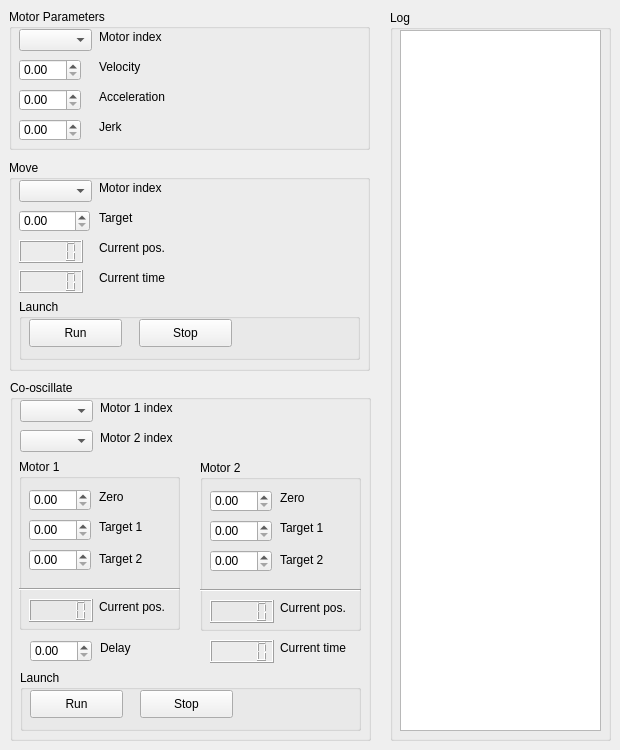
    <widget class="QWidget" name="motor_tab">
     <attribute name="title">
      <string>Crystal Stage Motors</string>
     </attribute>
     <widget class="QGroupBox" name="motor_parameter_box">
      <property name="geometry">
       <rect>
        <x>9</x>
        <y>9</y>
        <width>361</width>
        <height>141</height>
       </rect>
      </property>
      <property name="title">
       <string>Motor Parameters</string>
      </property>
      <widget class="QComboBox" name="param_motor_index">
       <property name="geometry">
        <rect>
         <x>10</x>
         <y>20</y>
         <width>73</width>
         <height>22</height>
        </rect>
       </property>
      </widget>
      <widget class="QDoubleSpinBox" name="param_velocity_spin">
       <property name="geometry">
        <rect>
         <x>10</x>
         <y>50</y>
         <width>62</width>
         <height>22</height>
        </rect>
       </property>
      </widget>
      <widget class="QDoubleSpinBox" name="param_accel_spin">
       <property name="geometry">
        <rect>
         <x>10</x>
         <y>80</y>
         <width>62</width>
         <height>22</height>
        </rect>
       </property>
      </widget>
      <widget class="QDoubleSpinBox" name="param_jerk_spin">
       <property name="geometry">
        <rect>
         <x>10</x>
         <y>110</y>
         <width>62</width>
         <height>22</height>
        </rect>
       </property>
      </widget>
      <widget class="QLabel" name="label_71">
       <property name="geometry">
        <rect>
         <x>90</x>
         <y>20</y>
         <width>81</width>
         <height>16</height>
        </rect>
       </property>
       <property name="text">
        <string>Motor index</string>
       </property>
      </widget>
      <widget class="QLabel" name="label_72">
       <property name="geometry">
        <rect>
         <x>90</x>
         <y>50</y>
         <width>55</width>
         <height>16</height>
        </rect>
       </property>
       <property name="text">
        <string>Velocity</string>
       </property>
      </widget>
      <widget class="QLabel" name="label_73">
       <property name="geometry">
        <rect>
         <x>90</x>
         <y>80</y>
         <width>81</width>
         <height>16</height>
        </rect>
       </property>
       <property name="text">
        <string>Acceleration</string>
       </property>
      </widget>
      <widget class="QLabel" name="label_74">
       <property name="geometry">
        <rect>
         <x>90</x>
         <y>110</y>
         <width>55</width>
         <height>16</height>
        </rect>
       </property>
       <property name="text">
        <string>Jerk</string>
       </property>
      </widget>
     </widget>
     <widget class="QGroupBox" name="motor_move_box">
      <property name="geometry">
       <rect>
        <x>9</x>
        <y>160</y>
        <width>361</width>
        <height>211</height>
       </rect>
      </property>
      <property name="title">
       <string>Move</string>
      </property>
      <widget class="QComboBox" name="motor_move_index_spin">
       <property name="geometry">
        <rect>
         <x>10</x>
         <y>20</y>
         <width>73</width>
         <height>22</height>
        </rect>
       </property>
      </widget>
      <widget class="QDoubleSpinBox" name="move_target_spin">
       <property name="geometry">
        <rect>
         <x>10</x>
         <y>50</y>
         <width>71</width>
         <height>22</height>
        </rect>
       </property>
      </widget>
      <widget class="QLCDNumber" name="move_current_pos_readout">
       <property name="geometry">
        <rect>
         <x>10</x>
         <y>80</y>
         <width>64</width>
         <height>23</height>
        </rect>
       </property>
      </widget>
      <widget class="QLCDNumber" name="move_current_time_readout">
       <property name="geometry">
        <rect>
         <x>10</x>
         <y>110</y>
         <width>64</width>
         <height>23</height>
        </rect>
       </property>
      </widget>
      <widget class="QGroupBox" name="move_launch_box">
       <property name="geometry">
        <rect>
         <x>10</x>
         <y>139</y>
         <width>341</width>
         <height>61</height>
        </rect>
       </property>
       <property name="title">
        <string>Launch</string>
       </property>
       <widget class="QPushButton" name="move_run_button">
        <property name="geometry">
         <rect>
          <x>10</x>
          <y>20</y>
          <width>93</width>
          <height>28</height>
         </rect>
        </property>
        <property name="text">
         <string>Run</string>
        </property>
       </widget>
       <widget class="QPushButton" name="move_stop_button">
        <property name="geometry">
         <rect>
          <x>120</x>
          <y>20</y>
          <width>93</width>
          <height>28</height>
         </rect>
        </property>
        <property name="text">
         <string>Stop</string>
        </property>
       </widget>
      </widget>
      <widget class="QLabel" name="label_60">
       <property name="geometry">
        <rect>
         <x>90</x>
         <y>20</y>
         <width>71</width>
         <height>16</height>
        </rect>
       </property>
       <property name="text">
        <string>Motor index</string>
       </property>
      </widget>
      <widget class="QLabel" name="label_61">
       <property name="geometry">
        <rect>
         <x>90</x>
         <y>50</y>
         <width>55</width>
         <height>16</height>
        </rect>
       </property>
       <property name="text">
        <string>Target</string>
       </property>
      </widget>
      <widget class="QLabel" name="label_63">
       <property name="geometry">
        <rect>
         <x>90</x>
         <y>80</y>
         <width>91</width>
         <height>16</height>
        </rect>
       </property>
       <property name="text">
        <string>Current pos.</string>
       </property>
      </widget>
      <widget class="QLabel" name="label_64">
       <property name="geometry">
        <rect>
         <x>90</x>
         <y>110</y>
         <width>81</width>
         <height>16</height>
        </rect>
       </property>
       <property name="text">
        <string>Current time</string>
       </property>
      </widget>
     </widget>
     <widget class="QGroupBox" name="motor_cooscillate_box">
      <property name="geometry">
       <rect>
        <x>10</x>
        <y>380</y>
        <width>361</width>
        <height>361</height>
       </rect>
      </property>
      <property name="title">
       <string>Co-oscillate</string>
      </property>
      <widget class="QComboBox" name="motor_1_index_spin">
       <property name="geometry">
        <rect>
         <x>10</x>
         <y>20</y>
         <width>73</width>
         <height>22</height>
        </rect>
       </property>
      </widget>
      <widget class="QComboBox" name="motor_2_index_spin">
       <property name="geometry">
        <rect>
         <x>10</x>
         <y>50</y>
         <width>73</width>
         <height>22</height>
        </rect>
       </property>
      </widget>
      <widget class="QGroupBox" name="motor_1_box">
       <property name="geometry">
        <rect>
         <x>9</x>
         <y>79</y>
         <width>161</width>
         <height>171</height>
        </rect>
       </property>
       <property name="title">
        <string>Motor 1</string>
       </property>
       <widget class="QDoubleSpinBox" name="coosc_m1_zero">
        <property name="geometry">
         <rect>
          <x>10</x>
          <y>30</y>
          <width>62</width>
          <height>22</height>
         </rect>
        </property>
       </widget>
       <widget class="QDoubleSpinBox" name="coosc_m1_target1">
        <property name="geometry">
         <rect>
          <x>10</x>
          <y>60</y>
          <width>62</width>
          <height>22</height>
         </rect>
        </property>
       </widget>
       <widget class="QDoubleSpinBox" name="coosc_m1_target2">
        <property name="geometry">
         <rect>
          <x>10</x>
          <y>90</y>
          <width>62</width>
          <height>22</height>
         </rect>
        </property>
       </widget>
       <widget class="QLCDNumber" name="coosc_m1_current_pos">
        <property name="geometry">
         <rect>
          <x>10</x>
          <y>140</y>
          <width>64</width>
          <height>23</height>
         </rect>
        </property>
       </widget>
       <widget class="Line" name="line_2">
        <property name="geometry">
         <rect>
          <x>0</x>
          <y>120</y>
          <width>161</width>
          <height>20</height>
         </rect>
        </property>
        <property name="orientation">
         <enum>Qt::Horizontal</enum>
        </property>
       </widget>
       <widget class="QLabel" name="label_40">
        <property name="geometry">
         <rect>
          <x>80</x>
          <y>30</y>
          <width>55</width>
          <height>16</height>
         </rect>
        </property>
        <property name="text">
         <string>Zero</string>
        </property>
       </widget>
       <widget class="QLabel" name="label_47">
        <property name="geometry">
         <rect>
          <x>80</x>
          <y>60</y>
          <width>55</width>
          <height>16</height>
         </rect>
        </property>
        <property name="text">
         <string>Target 1</string>
        </property>
       </widget>
       <widget class="QLabel" name="label_48">
        <property name="geometry">
         <rect>
          <x>80</x>
          <y>90</y>
          <width>51</width>
          <height>20</height>
         </rect>
        </property>
        <property name="text">
         <string>Target 2</string>
        </property>
       </widget>
       <widget class="QLabel" name="label_57">
        <property name="geometry">
         <rect>
          <x>80</x>
          <y>140</y>
          <width>81</width>
          <height>16</height>
         </rect>
        </property>
        <property name="text">
         <string>Current pos.</string>
        </property>
       </widget>
      </widget>
      <widget class="QGroupBox" name="motor_2_box">
       <property name="geometry">
        <rect>
         <x>190</x>
         <y>80</y>
         <width>161</width>
         <height>171</height>
        </rect>
       </property>
       <property name="title">
        <string>Motor 2</string>
       </property>
       <widget class="QDoubleSpinBox" name="coosc_m2_zero">
        <property name="geometry">
         <rect>
          <x>10</x>
          <y>30</y>
          <width>62</width>
          <height>22</height>
         </rect>
        </property>
       </widget>
       <widget class="QDoubleSpinBox" name="coosc_m2_target1">
        <property name="geometry">
         <rect>
          <x>10</x>
          <y>60</y>
          <width>62</width>
          <height>22</height>
         </rect>
        </property>
       </widget>
       <widget class="QDoubleSpinBox" name="coosc_m2_target2">
        <property name="geometry">
         <rect>
          <x>10</x>
          <y>90</y>
          <width>62</width>
          <height>22</height>
         </rect>
        </property>
       </widget>
       <widget class="QLCDNumber" name="coosc_m2_current_pos">
        <property name="geometry">
         <rect>
          <x>10</x>
          <y>140</y>
          <width>64</width>
          <height>23</height>
         </rect>
        </property>
       </widget>
       <widget class="Line" name="line">
        <property name="geometry">
         <rect>
          <x>0</x>
          <y>120</y>
          <width>161</width>
          <height>20</height>
         </rect>
        </property>
        <property name="orientation">
         <enum>Qt::Horizontal</enum>
        </property>
       </widget>
       <widget class="QLabel" name="label_54">
        <property name="geometry">
         <rect>
          <x>80</x>
          <y>30</y>
          <width>55</width>
          <height>16</height>
         </rect>
        </property>
        <property name="text">
         <string>Zero</string>
        </property>
       </widget>
       <widget class="QLabel" name="label_55">
        <property name="geometry">
         <rect>
          <x>80</x>
          <y>60</y>
          <width>55</width>
          <height>16</height>
         </rect>
        </property>
        <property name="text">
         <string>Target 1</string>
        </property>
       </widget>
       <widget class="QLabel" name="label_56">
        <property name="geometry">
         <rect>
          <x>80</x>
          <y>90</y>
          <width>51</width>
          <height>20</height>
         </rect>
        </property>
        <property name="text">
         <string>Target 2</string>
        </property>
       </widget>
       <widget class="QLabel" name="label_58">
        <property name="geometry">
         <rect>
          <x>80</x>
          <y>140</y>
          <width>81</width>
          <height>16</height>
         </rect>
        </property>
        <property name="text">
         <string>Current pos.</string>
        </property>
       </widget>
      </widget>
      <widget class="QDoubleSpinBox" name="delay_spin">
       <property name="geometry">
        <rect>
         <x>20</x>
         <y>260</y>
         <width>62</width>
         <height>22</height>
        </rect>
       </property>
      </widget>
      <widget class="QGroupBox" name="coosc_launch_box">
       <property name="geometry">
        <rect>
         <x>10</x>
         <y>290</y>
         <width>341</width>
         <height>61</height>
        </rect>
       </property>
       <property name="title">
        <string>Launch</string>
       </property>
       <widget class="QPushButton" name="coosc_run_button">
        <property name="geometry">
         <rect>
          <x>10</x>
          <y>20</y>
          <width>93</width>
          <height>28</height>
         </rect>
        </property>
        <property name="text">
         <string>Run</string>
        </property>
       </widget>
       <widget class="QPushButton" name="coosc_stop_button">
        <property name="geometry">
         <rect>
          <x>120</x>
          <y>20</y>
          <width>93</width>
          <height>28</height>
         </rect>
        </property>
        <property name="text">
         <string>Stop</string>
        </property>
       </widget>
      </widget>
      <widget class="QLabel" name="label_28">
       <property name="geometry">
        <rect>
         <x>90</x>
         <y>20</y>
         <width>91</width>
         <height>16</height>
        </rect>
       </property>
       <property name="text">
        <string>Motor 1 index</string>
       </property>
      </widget>
      <widget class="QLabel" name="label_29">
       <property name="geometry">
        <rect>
         <x>90</x>
         <y>50</y>
         <width>91</width>
         <height>16</height>
        </rect>
       </property>
       <property name="text">
        <string>Motor 2 index</string>
       </property>
      </widget>
      <widget class="QLabel" name="label_59">
       <property name="geometry">
        <rect>
         <x>90</x>
         <y>260</y>
         <width>55</width>
         <height>16</height>
        </rect>
       </property>
       <property name="text">
        <string>Delay</string>
       </property>
      </widget>
      <widget class="QLCDNumber" name="coosc_time_readout">
       <property name="geometry">
        <rect>
         <x>200</x>
         <y>260</y>
         <width>64</width>
         <height>23</height>
        </rect>
       </property>
      </widget>
      <widget class="QLabel" name="label_62">
       <property name="geometry">
        <rect>
         <x>270</x>
         <y>260</y>
         <width>81</width>
         <height>16</height>
        </rect>
       </property>
       <property name="text">
        <string>Current time</string>
       </property>
      </widget>
     </widget>
     <widget class="QGroupBox" name="motor_log_box">
      <property name="geometry">
       <rect>
        <x>390</x>
        <y>10</y>
        <width>221</width>
        <height>731</height>
       </rect>
      </property>
      <property name="title">
       <string>Log</string>
      </property>
      <widget class="QPlainTextEdit" name="motor_log">
       <property name="geometry">
        <rect>
         <x>10</x>
         <y>20</y>
         <width>201</width>
         <height>701</height>
        </rect>
       </property>
      </widget>
     </widget>
    </widget>
